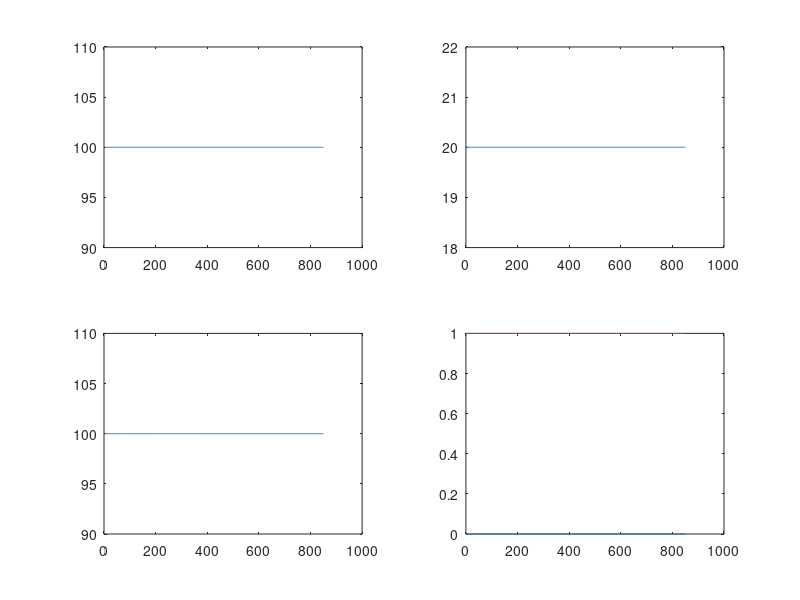
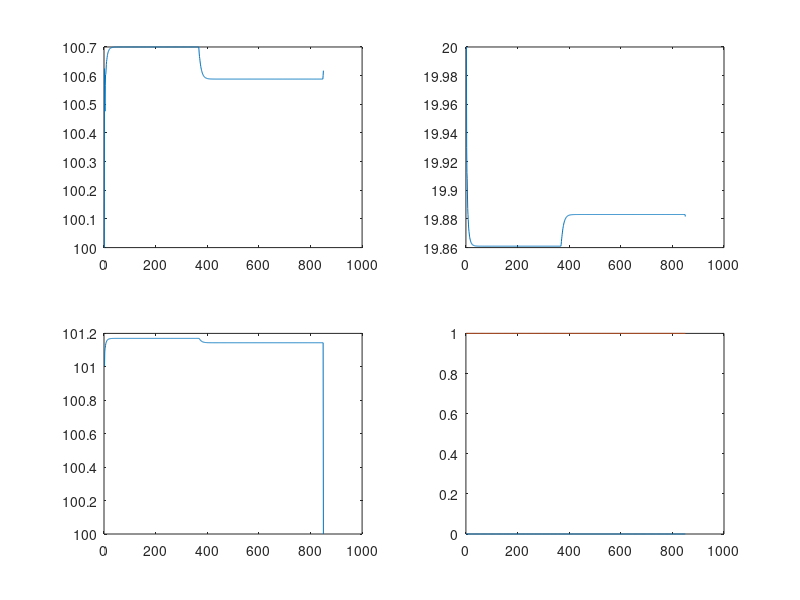
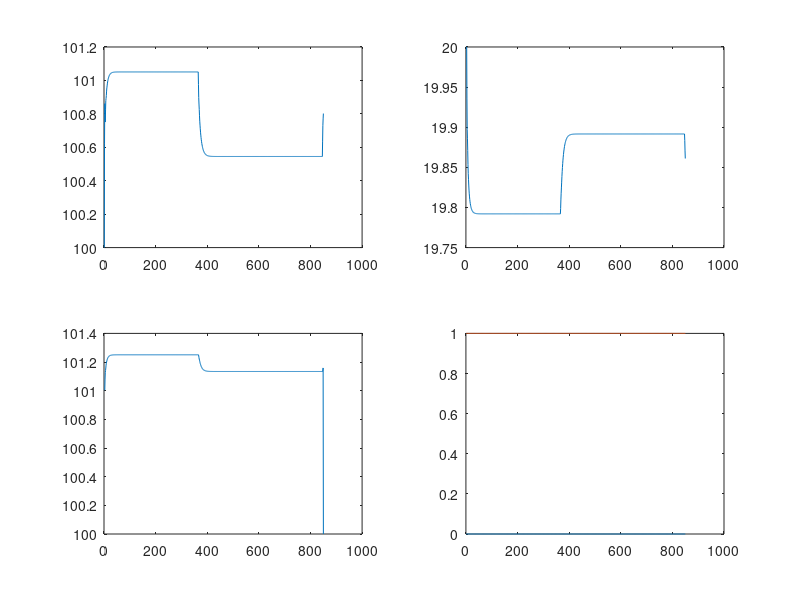
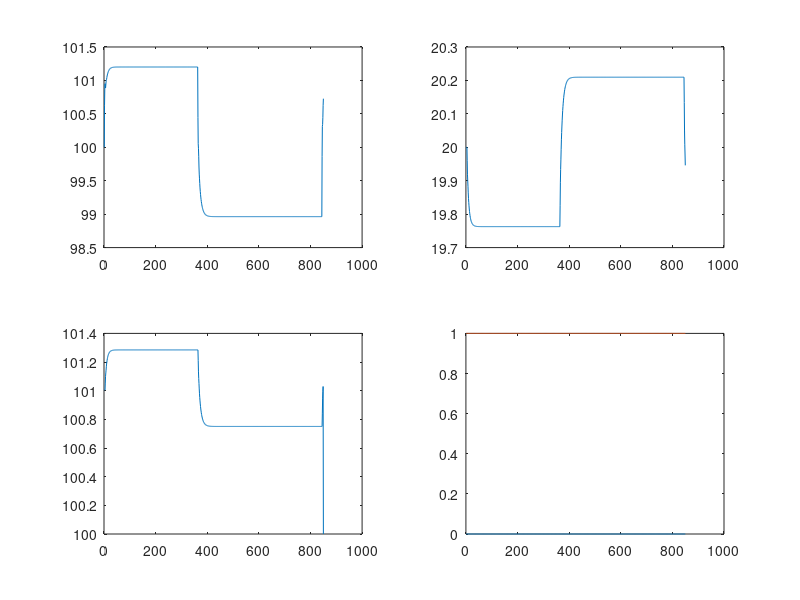

These charts were generated, in order, by the following MATLAB code:
clear all
close all
clc

a      =   4.04;
tau    =   16.1/3600;
kappa  =   6.84;
rho_cr =  28.56;
eta    =  32.13;
T      =  10/3600.;
delta  =     0.;
vfree  = 107.11;

L = [ 0.527,  0.494,  0.616,  0.665,  0.635,  0.6  ,  0.688];

Nsegment = 8;
Ntime = 850;

rho =  20*ones(Ntime,Nsegment);
v   = 100*ones(Ntime,Nsegment);
Ve  = 100*ones(Ntime,Nsegment);
beta  =  1*ones(Ntime,Nsegment);
alpha =  0*ones(Ntime,Nsegment);



%Accident
alpha([361:841],5) = 0.1;
beta([361:841],5) = 0.9;

       

for k = 1:Ntime-1
    for i = 2:Nsegment-1
        
        theta(k,i) = (1+alpha(k,i)).^a;
        Ve_arg  = -(1/a)*theta(k,i)*(rho(k,i)/rho_cr)^a;
        Ve(k,i)    = vfree*exp(Ve_arg);   
        
        q_im = rho(k,i-1)*v(k,i-1);
        q_i  = rho(k,i  )*v(k,i  );
        
        rho(k+1,i) = rho(k,i)   + (T/L(i))*(q_im - q_i);
        v(k+1,i)   =   v(k,  i) + (T/tau) *(beta(k,i)*Ve(k,i) - v(k,i)) + ...
                                + (T/L(i))*v(k,i)*(v(k,i-1)   - v(k,i)) + ...
                                - beta(k,i)*(1-alpha(k,i))*(eta*T/tau/L(i))*(rho(k,i+1) - rho(k,i))/(rho(k,i) + kappa);
                            
                                   
                  
    end
end

for i = 1:Nsegment
    figure(i)
    subplot(2,2,1)
    plot(v(:,i))
    subplot(2,2,2)
    plot(rho(:,i))
    subplot(2,2,3)
    plot(Ve(:,i))
    subplot(2,2,4)
    plot(alpha(:,i))
    hold on
    plot(beta(:,i))
    
end

save MatlabSim
% 
% k = 3;i = 2;
% 
% alpha_i = alpha(k,i)
% rho_i   = rho(k,i)
% 
% theta_i = (1 + alpha_i)^a
% Ve_arg  = -(1/a)*theta_i*(rho_i/rho_cr)^a
% Ve      = vfree*exp(Ve_arg)



% for k = 1:Ntime^
%     display('time')
%     k-1
%     for i = 2:Nsegment-1
%         display('rho')
%         rho(k,i)
%         display('v')
%         v(k,i)
%         display('Ve')
%         Ve(k,i)
%         display('theta')
%         theta(k,i)
%     end
%     pause
% end